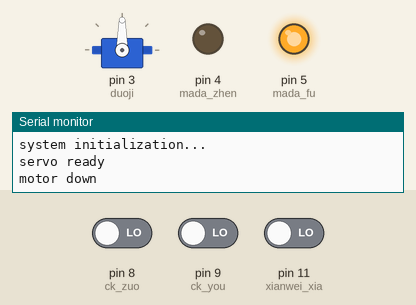
Simulated run of this sketch. Board: Arduino Uno, built with avr-gcc and run on an emulated ATmega328P. On the bench: servo, output pins drawn as LEDs (lit = HIGH), the last lines printed to the serial monitor. The test bench sets the inputs (shaded band); at power-on: pin 11 (xianwei_xia) LOW, pin 8 (ck_zuo) LOW, pin 9 (ck_you) LOW.

Above: at 1.8 s.
1.9 s: pin 11 (xianwei_xia) driven HIGH
At 2.3 s:
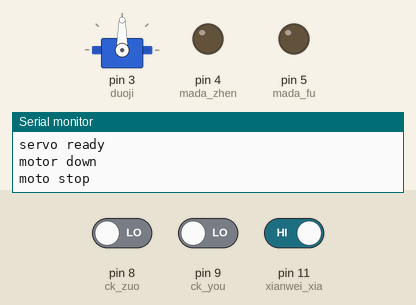
At 8.9 s:
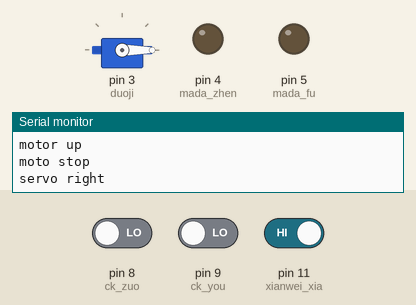
9.9 s: pin 8 (ck_zuo) driven HIGH
At 17.7 s:
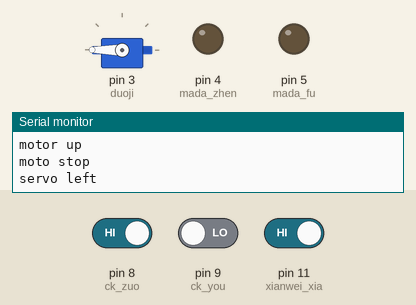
Timing chart, 0 to 18.9 s (numbered marks = the images above; inputs shaded):
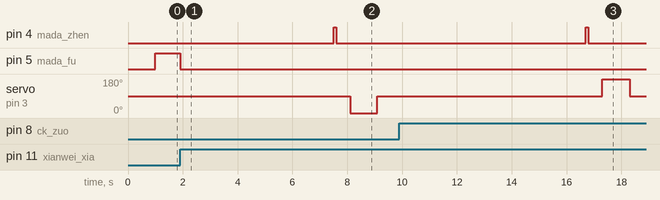

The sketch:

changku.ino
```cpp
/*
  Name:    chuanshong.ino
  Created: 2018/10/29 9:42:13
  Author:  Giles.Huang
*/

#include <Servo.h>
#define ck_zuo 8    //常闭
#define ck_you 9    //常闭
#define xianwei_shang 10  //常开
#define xianwei_xia 11   //常开
#define mada_zhen 4
#define mada_fu 5
#define duoji 3  //300°舵机 脉冲为0.5ms-1.5ms
//定义仓库存储位置，仓库分左右三层

int zuo_zongshu = 0;
int you_zongshu = 0;
Servo S360;

// the setup function runs once when you press reset or power the board
void setup() {
	pinMode(ck_zuo, INPUT);
	pinMode(ck_you, INPUT);
	pinMode(xianwei_xia, INPUT);
	pinMode(xianwei_shang, INPUT);
	pinMode(mada_fu, OUTPUT);
	pinMode(mada_zhen, OUTPUT);
	pinMode(duoji, OUTPUT);
	Serial.begin(9600);
	Serial.println("system initialization...");
	S360.attach(duoji);
	S360.write(90);
	Serial.println("servo ready");
	delay(1000);
	qidong_sj();
	Serial.println("system ready");
}

// the loop function runs over and over again until power down or reset
void loop()
{
	cunchu();
	delay(500);
}


//测试传感器用
void cs()
{
}

//存储过程  顺序将其货物存储在左右各三层货架中
void cunchu()
{
	delay(100);
	if (digitalRead(ck_zuo) == false && digitalRead(xianwei_xia) == true)
	{
		int a;
		a++;
		zuo_zongshu++;
		if (zuo_zongshu == 4)
		{
			zuo_zongshu = 1;
		}
		Serial.print("zuo_zongshu  ");
		Serial.println(zuo_zongshu);
		delay(5000);
		switch (zuo_zongshu)
		{
		case 1:
			Serial.println("changku zuo 1");
			mada_zhenzhuan();
			delay(100);
			mada_tingzhi();
			delay(500);
			S360_YOU();
			delay(500);
			break;
		case 2:
			Serial.println("changku zuo 2");
			mada_zhenzhuan();
			delay(4300);
			mada_tingzhi();
			delay(500);
			S360_YOU();
			delay(500);
			break;
		case 3:
			Serial.println("changku zuo 3");
			mada_zhenzhuan();
			delay(8800);
			mada_tingzhi();
			delay(500);
			S360_YOU();
			delay(500);
			break;
		default: break;
		}
		delay(1000);
		qidong_sj();
	}
	else if (digitalRead(ck_you) == false && digitalRead(xianwei_xia) == true)
	{
		int b;
		b++;
		you_zongshu++;
		if (you_zongshu == 4)
		{
			you_zongshu = 1;
		}
		Serial.print("you_zongshu  ");
		Serial.println(you_zongshu);
		delay(5000);
		switch (you_zongshu)
		{
		case 1:
			Serial.println("changku you 1");
			mada_zhenzhuan();
			delay(100);
			mada_tingzhi();
			delay(500);
			S360_ZUO();
			delay(500);
			break;
		case 2:
			Serial.println("changku you 2");
			mada_zhenzhuan();
			delay(4300);
			mada_tingzhi();
			delay(500);
			S360_ZUO();
			delay(500);
			break;
		case 3:
			Serial.println("changku you 3");
			mada_zhenzhuan();
			delay(8800);
			mada_tingzhi();
			delay(500);
			S360_ZUO();
			delay(500);
			break;
		default: break;
		}
		delay(1000);
		qidong_sj();
	}
}

//开机升降架定位
void qidong_sj()
{
	mada_fanzhuan();
	while (digitalRead(xianwei_xia) == false);
	mada_tingzhi();
	delay(500);
}

//马达正转为上升
void mada_zhenzhuan()
{
	digitalWrite(mada_zhen, 160);
	digitalWrite(mada_fu, 0);
	Serial.println("motor up");
}

//马达反转为下降
void mada_fanzhuan()
{
	digitalWrite(mada_zhen, 0);
	digitalWrite(mada_fu, 80);
	Serial.println("motor down");
}

//马达停止
void mada_tingzhi()
{
	digitalWrite(mada_zhen, LOW);
	digitalWrite(mada_fu, LOW);
	Serial.println("moto stop");
}

//入左仓舵机动作
void S360_ZUO()
{
	Serial.println("servo left");
	S360.write(180);
	delay(1000);
	S360.write(90);
}

//入右仓舵机动作
void S360_YOU()
{
	Serial.println("servo right");
	S360.write(0);
	delay(1000);
	S360.write(90);
}
```

Measured:
- after the input at 1.9 s, pin 4 (mada_zhen): LOW → HIGH after 5.6 s, → LOW 0.10 s later; pin 5 (mada_fu): HIGH → LOW at once; servo on pin 3 (duoji): 90° → 0° after 6.2 s, → 90° 1.0 s later
- after the input at 9.9 s, servo on pin 3 (duoji): 90° → 180° after 7.4 s, → 90° 1.0 s later
